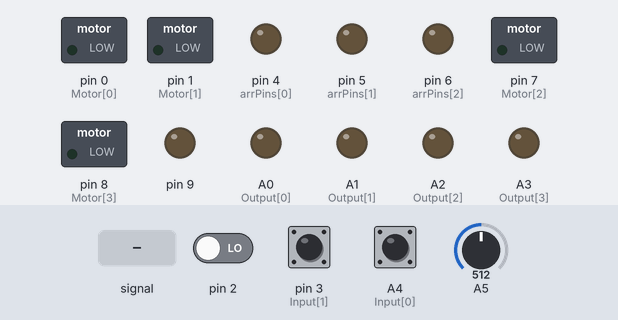
Bench run of a sketch on a simulated Arduino Uno, built with avr-gcc and run on an emulated ATmega328P. Shown: switched loads named in the sketch (green lamp = pin HIGH), output pins drawn as LEDs (lit = HIGH). The test bench sets the inputs (shaded band); at power-on: pin 3 (Input[1]) HIGH, A4 (Input[0]) HIGH, A5 = 512, pin 2 LOW.

Above: at 1.2 s.
1.3 s: A5 fed a 200 Hz sine of ±255 counts around its level
At 1.8 s:
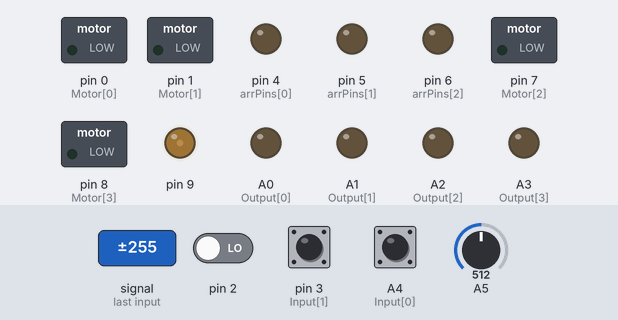
2.8 s: pin 3 (Input[1]) pulled LOW for 0.15 s
At 2.89 s:
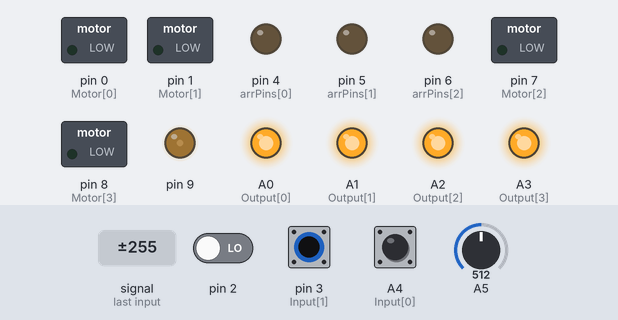
4.4 s: A4 (Input[0]) pulled LOW for 1 s
At 6.9 s:
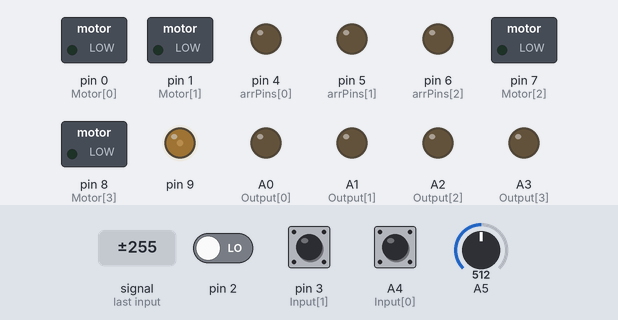
7.4 s: A5 set to 726
At 8.4 s:
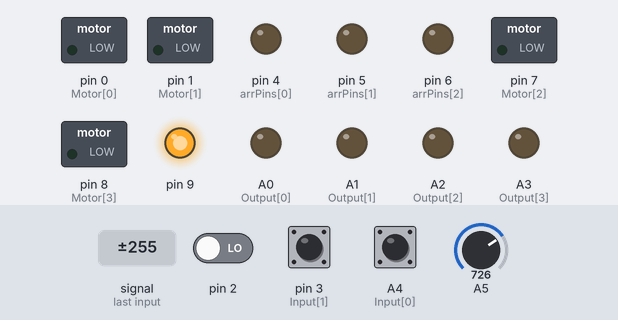
8.9 s: A4 (Input[0]) pulled LOW for 0.15 s
At 9.02 s:
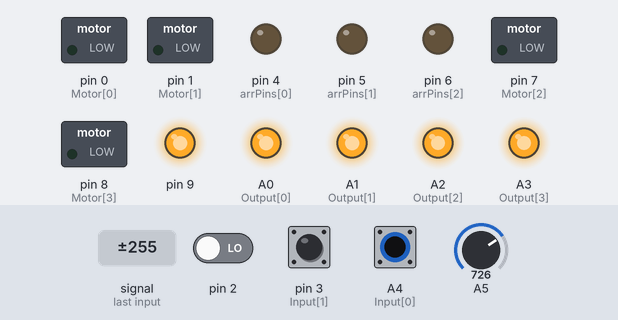
10.6 s: A5 fed a 1000 Hz sine of ±255 counts around its level
At 11.0 s:
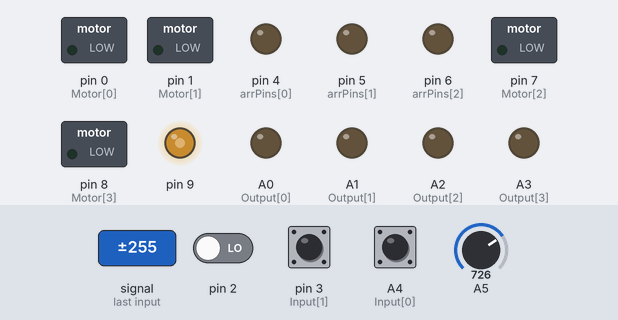
Timing chart, 0 to 13.1 s (numbered marks = the images above; inputs shaded):
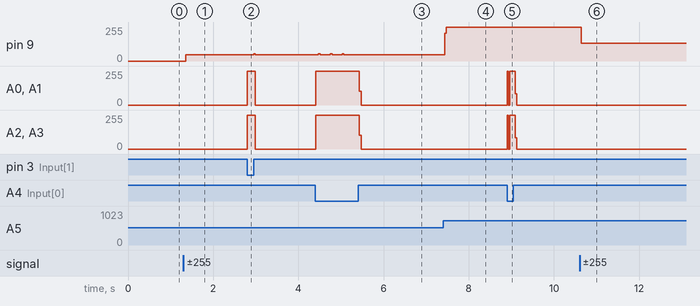

Measured:
- after the input at 1.3 s, pin 9: 0/255 → 48/255 after 0.05 s
- after the input at 2.8 s, pin 9: 48/255 → 47/255 after 0.15 s; A0 (Output[0]), A1 (Output[1]), A2 (Output[2]), A3 (Output[3]): 0/255 → 255/255 at once, → 0/255 0.19 s later
- after the input at 4.4 s, pin 9: 47/255 → 48/255 after 0.63 s; A0 (Output[0]), A1 (Output[1]), A2 (Output[2]), A3 (Output[3]): 0/255 → 255/255 at once, → 0/255 1.0 s later
- after the input at 7.4 s, pin 9: 48/255 → 255/255 at once
- after the input at 8.9 s, A0 (Output[0]), A1 (Output[1]): 0/255 → 255/255 at once, → 0/255 0.18 s later; A2 (Output[2]), A3 (Output[3]): 0/255 → 254/255 at once, → 0/255 0.18 s later
- after the input at 10.6 s, pin 9: 255/255 → 133/255 at once

The sketch:

Task3.ino
```cpp
byte column=0,row=0;
const byte Output[4]={A0,A1,A2,A3};
const byte Input[2]={A4,3};
int arrPins [3] = {4,5,6};
int arr_values [8][3] = { {0,0,0},
					            	  {0,0,1},
                          {0,1,0},
                          {0,1,1},
                          {1,0,0},
                          {1,0,1},
                          {1,1,0},
                          {1,1,1} };
int cycle[4][4]={{1,1,0,0},{0,1,1,0},{0,0,1,1},{1,0,0,1}};
int Motor[4]={0,1,7,8};
unsigned long LastStep =0;
unsigned long kdelay=0;
unsigned long previousMillisSwitch=0;
int arrEncoder[3]={10,11,12};
bool arrFloors [8] = {false,false,false,false,false,false,false,false};
int currentFloor = 0;
int stepsToFloor = 0;
int floorDirection = 1;
unsigned long liftWaitTimer = 0;

void setup() {
  for(int i=0;i<3;i++)
  pinMode(arrPins[i],OUTPUT);
  for(int i=0;i<4;i++)
    pinMode(Motor[i],OUTPUT);
  for(byte i=0;i<4;i++)
    pinMode(Output[i],OUTPUT);
  for(byte s=0;s<2;s++)
    pinMode(Input[s],INPUT_PULLUP);
  pinMode(A5,INPUT);
  pinMode(9,OUTPUT);
  pinMode(2,INPUT);
  attachInterrupt(digitalPinToInterrupt(2), readySwitch, RISING);
  for(int i=0;i<3;i++)
    pinMode(arrEncoder[i],INPUT);
  displayDigit(currentFloor);
}

void loop() {
 if(digitalRead(2) && ((unsigned long)(millis()-previousMillisSwitch) >= 200))
    addRequest(digitalRead(arrEncoder[0]) + 2*digitalRead(arrEncoder[1]) + 4*digitalRead(arrEncoder[2]));

 digitalWrite(9,analogRead(A5)>716);

 if(millis()-kdelay>10){
    kdelay=millis();
    int key = keypad();
    if(key != -1)
      addRequest(key);
  }

  if(millis()-liftWaitTimer > 1000 && (analogRead(A5)<716)){
      if(stepsToFloor % 360 == 0){
        if(arrFloors[currentFloor]){
            removeFromQueue(currentFloor);
            liftWaitTimer=millis();
            return ;
        }
        checkMinDirection();
      }

      if(stepsToFloor > 0)
          stepMotor(floorDirection);
  }
}

void addRequest(int index){
    arrFloors[index] = true;
  }
void removeFromQueue(int index){
    arrFloors[index] = false;
  }

void checkMinDirection(){
    int minUp = 9;
    int minDown = 9;
    for(int i=currentFloor+1;i<8;i++){
        if(arrFloors[i])
            if((i-currentFloor) < minUp)
              minUp = i-currentFloor;
    }
    for(int i=0;i<currentFloor;i++){
          if(arrFloors[i])
            if((currentFloor-i) < minDown)
              minDown = currentFloor;
    }

    if(minUp<minDown){
        stepsToFloor = minUp * 360;
        floorDirection = 1;
      }else if(minDown<minUp){
        stepsToFloor = minDown*360;
        floorDirection = -1;
      }else if(minUp==minDown && minUp != 9){
        stepsToFloor=minUp*360;
        floorDirection = 1;
      }else
        stepsToFloor=0;
}

void readySwitch(){
    previousMillisSwitch = millis();
}

void stepMotor(int mDirection){
        if(millis()-LastStep >=30){
            if(mDirection == 1)
              for(int i=0;i<4;i++)
                for(int j=0;j<4;j++)
                  digitalWrite(Motor[3-j],cycle[i][j]);
            else
              for(int i=0;i<4;i++)
                for(int j=0;j<4;j++)
                  digitalWrite(Motor[j],cycle[i][j]);
            LastStep=millis();
            stepsToFloor -= 4;

            if(stepsToFloor % 360 == 0){
              currentFloor += mDirection;
              displayDigit(currentFloor);

              }
        }
}

// function used to detect wcolumniccolumn button is used
int keypad()
{
  static bool no_press_flag=0;
  for(byte x=0;x<2;x++)
  {
     if (digitalRead(Input[x])== HIGH);
     else
      break;
     if(x==1)
     {
      no_press_flag=1;
      column=0;
      row=0;
     }
  }
  if(no_press_flag==1)
  {
    for(byte r=0;r<4;r++)
    digitalWrite(Output[r],LOW);
    for(column=0;column<2;column++)
    {
      if(digitalRead(Input[column])==HIGH)
      continue;
      else    //if one of inputs is low
      {
          for (row=0;row<4;row++)
          {
          digitalWrite(Output[row],HIGH);
          if(digitalRead(Input[column])==HIGH)
          {
            no_press_flag=0;
            for(byte w=0;w<4;w++)
            digitalWrite(Output[w],LOW);
            return row*2+column;
          }
          }
      }
    }
  }
 return -1;
}

void displayDigit(int index){
      for(int i=0;i<3;i++)
        digitalWrite(arrPins[i],arr_values[index][i]);
}
```
